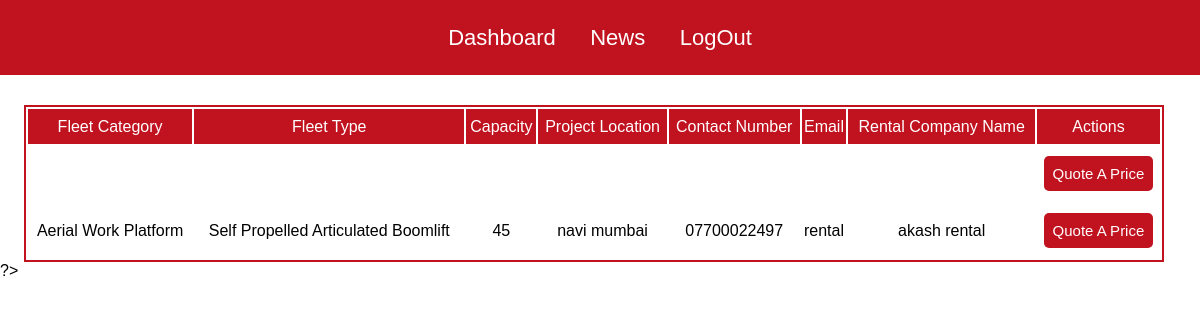
Screenshot of /oem_requirement.php with the database file from the repository.
### tables this page shows
CREATE TABLE `oem_general_req` (
  `id` int(11) NOT NULL,
  `fleet_category` varchar(30) NOT NULL,
  `fleet_type` varchar(50) NOT NULL,
  `fleet_capacity` varchar(30) NOT NULL,
  `project_location` varchar(30) NOT NULL,
  `contact_number` varchar(30) NOT NULL,
  `email` varchar(30) NOT NULL,
  `company name` varchar(30) NOT NULL,
  `more_specifics` varchar(100) NOT NULL
);

### oem_requirement.php (the view, shortened to what this page needs)
<?php
include 'partials/_dbconnect.php';
?>
<!DOCTYPE html>
<html lang="en">
<head>
    <link rel="stylesheet" href="style.css">
</head>
<body>
<div class="navbar1">
        <div class="iconcontainer">
        <ul>
        <li><a href="oem_dashboard.php">Dashboard</a></li>
            <li><a href="view_news.php">News</a></li>
            <li><a href="logout.php">LogOut</a></li></ul>
        </div>
</div>
<?php
$result = mysqli_query($conn, "SELECT * FROM `oem_general_req`");
if(mysqli_num_rows($result) > 0) {
    echo '<table class="purchase_table">';
    echo '<tr><th>Fleet Category</th><th>Fleet Type</th><th>Capacity</th><th>Project Location</th><th>Contact Number</th><th>Email</th><th>Rental Company Name</th><th>Actions</th></tr>';
    while ($row = mysqli_fetch_assoc($result)) {
        echo '<tr>';
        echo '<td>' . $row['fleet_category'] . '</td>';
        echo '<td>' . $row['fleet_type'] . '</td>';
        echo '<td>' . $row['fleet_capacity'] . '</td>';
        echo '<td>' . $row['project_location'] . '</td>';
        echo '<td>' . $row['contact_number'] . '</td>';
        echo '<td>' . $row['email'] . '</td>';
        echo '<td>' . $row['company name'] . '</td>';
        ?>
        <td>
        <a class='btn_listing' href='quote_price.php?id=<?php echo $row['id']; ?>'>Quote A Price</a>
        </td>
        <?php
        echo '</tr>';
    }
    echo '</table>';
}
?>
?>
</body>
</html>

### rows the page displays
oem_general_req: fleet_category "Aerial Work Platform", fleet_type "Self Propelled Articulated Boomlift", fleet_capacity "45", project_location "navi mumbai", contact_number "07700022497", email "rental", company name "akash rental"
